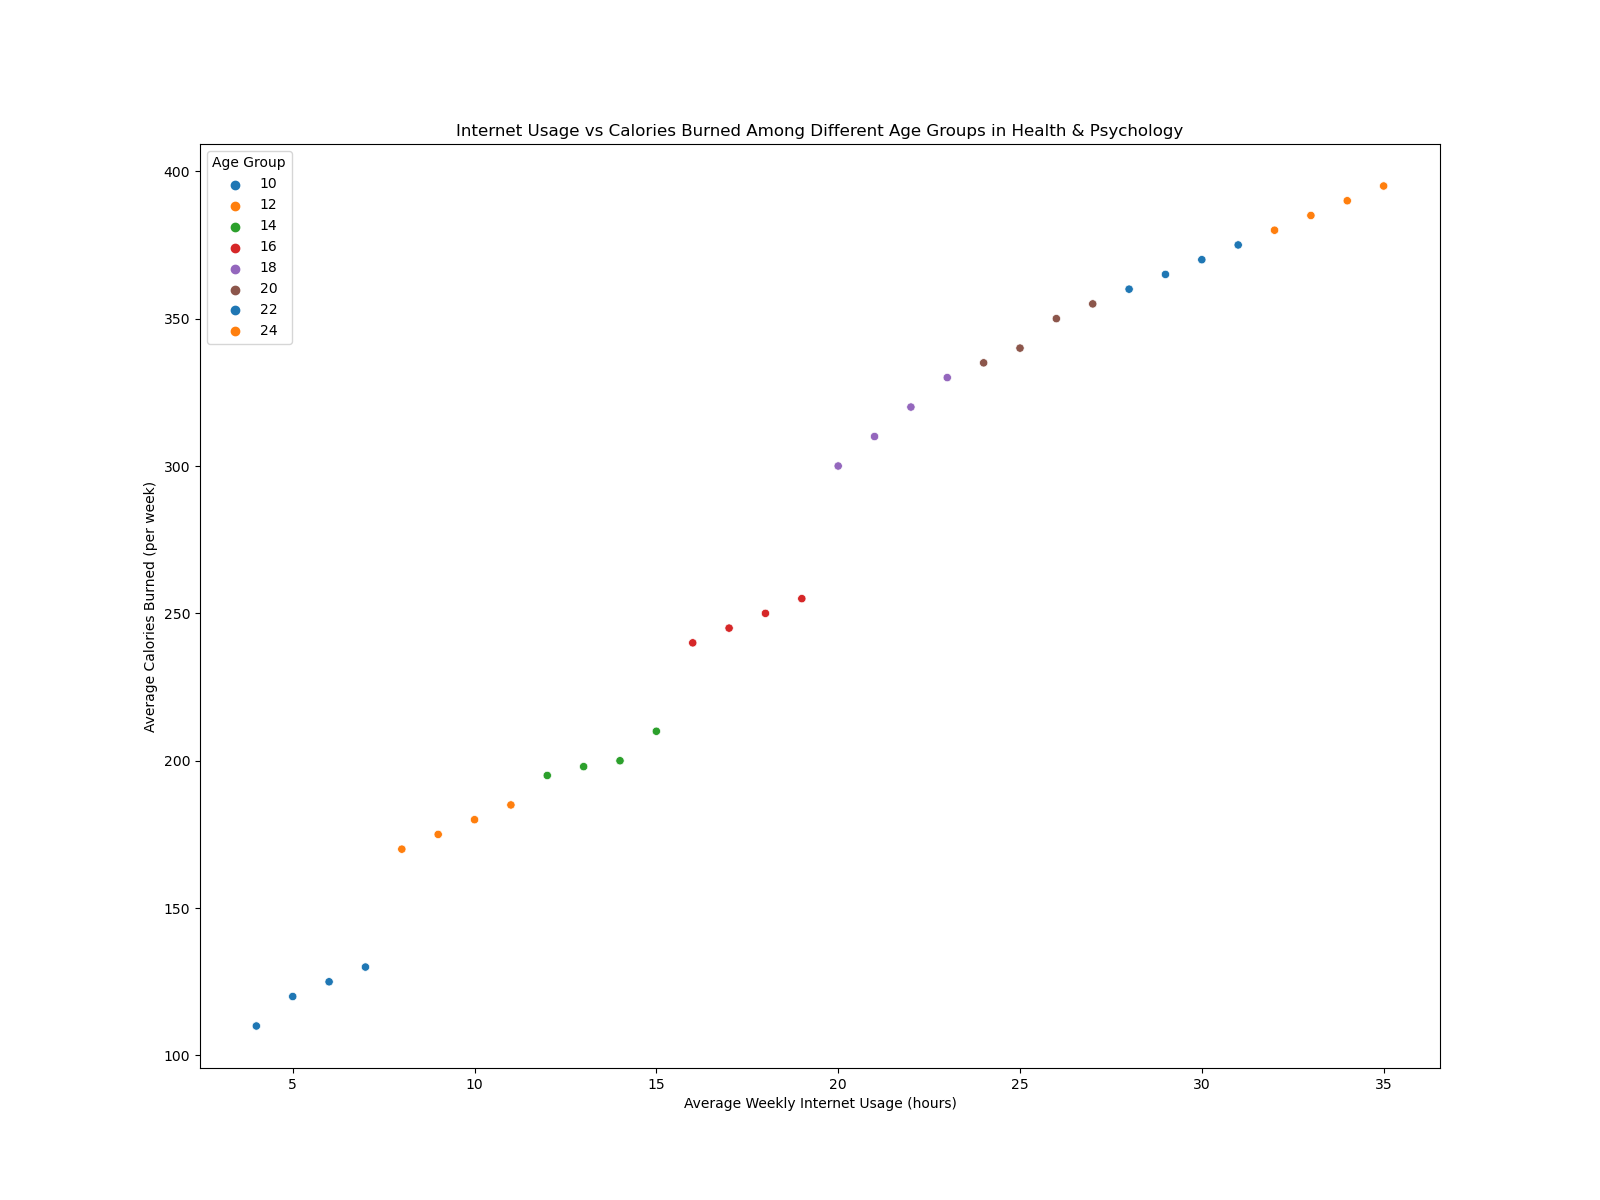

The Python source for this figure:

import seaborn as sns
import pandas as pd
import matplotlib.pyplot as plt

# Data from the table provided above
data = {
    'Age': [10, 10, 10, 10, 12, 12, 12, 12, 14, 14, 14, 14, 16, 16, 16, 16, 18, 18, 18, 18, 20, 20, 20, 20, 22, 22, 22, 22, 24, 24, 24, 24],
    'Internet_Usage': [5, 6, 4, 7, 10, 8, 9, 11, 14, 12, 13, 15, 18, 16, 19, 17, 20, 21, 22, 23, 25, 26, 24, 27, 28, 29, 30, 31, 32, 33, 34, 35],
    'Calories_Burned': [120, 125, 110, 130, 180, 170, 175, 185, 200, 195, 198, 210, 250, 240, 255, 245, 300, 310, 320, 330, 340, 350, 335, 355, 360, 365, 370, 375, 380, 385, 390, 395]
}

# Convert the dictionary into a DataFrame
df = pd.DataFrame(data)

# Create the scatterplot
plt.figure(figsize=(16, 12))
scatter_plot = sns.scatterplot(x='Internet_Usage', y='Calories_Burned', hue='Age', palette=['#1f77b4', '#ff7f0e', '#2ca02c', '#d62728', '#9467bd', '#8c564b'], data=df)

# Customizing the scatterplot
scatter_plot.set_title('Internet Usage vs Calories Burned Among Different Age Groups in Health & Psychology')
scatter_plot.set_xlabel('Average Weekly Internet Usage (hours)')
scatter_plot.set_ylabel('Average Calories Burned (per week)')

plt.legend(title='Age Group')
plt.show()
